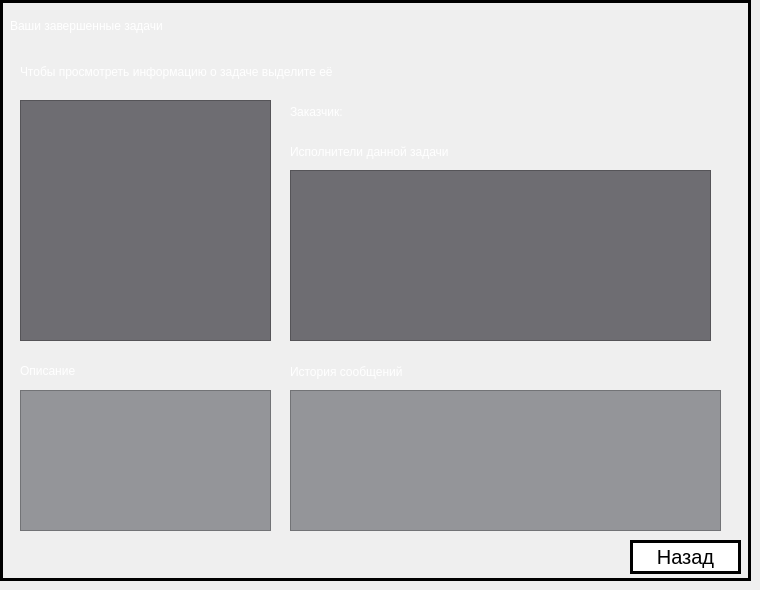
    <widget class="QWidget" name="page_8">
     <widget class="QLabel" name="label_26">
      <property name="geometry">
       <rect>
        <x>0</x>
        <y>0</y>
        <width>751</width>
        <height>581</height>
       </rect>
      </property>
      <property name="styleSheet">
       <string notr="true">background-image: url(:/img/backgroundPhotoSolarSystem_withoutSun.png);
	border: 3px solid rgb(0, 0, 0);</string>
      </property>
      <property name="text">
       <string/>
      </property>
     </widget>
     <widget class="QPlainTextEdit" name="plainTextEdit_taskDescription_onCompletedTasks">
      <property name="geometry">
       <rect>
        <x>20</x>
        <y>390</y>
        <width>251</width>
        <height>141</height>
       </rect>
      </property>
      <property name="styleSheet">
       <string notr="true">background-color: rgb(148, 149, 153);
font: 11pt &quot;Segoe UI Symbol&quot;;</string>
      </property>
     </widget>
     <widget class="QTableView" name="tableView_allCompletedTasks_onAllCompletedUserTasks">
      <property name="geometry">
       <rect>
        <x>20</x>
        <y>100</y>
        <width>251</width>
        <height>241</height>
       </rect>
      </property>
      <property name="styleSheet">
       <string notr="true">



QTableView
{


	font: 600 9pt &quot;Segoe UI Semibold&quot;;
	background-color: rgb(110, 109, 114);
	font-size:14px;
	outline:none;
}

QTableView::item:selected
{
	
	background-color: rgb(64, 64, 64);
   /* border: 5px solid #f6f7fa;*/
    border-color: rgb(64, 64, 64);
}




QHeaderView::section {
   border: 2px solid rgb(0, 0, 0);

	font: 600 9pt &quot;Segoe UI Semibold&quot;;
	background-color: rgb(95, 98, 103);
	font-size:14px;
	outline:none;
} 

QScrollBar:vertical {
     border: none;
     background: rgb(87, 87, 87);
	 width:6px;
	 

 }
 QScrollBar::handle:vertical {
	 border-radius: 5px;
     background: rgb(134, 134, 134);
     min-height: 25px;
 }
 QScrollBar::add-line:vertical {
     background-color:none
 }

 QScrollBar::sub-line:vertical {
      background-color:none
 }


 QScrollBar::add-page:vertical, QScrollBar::sub-page:vertical {
     background: none;
 }</string>
      </property>
     </widget>
     <widget class="QTableView" name="tableView_completedTaskChat_onAllCompletedUserTasks">
      <property name="geometry">
       <rect>
        <x>290</x>
        <y>390</y>
        <width>431</width>
        <height>141</height>
       </rect>
      </property>
      <property name="styleSheet">
       <string notr="true">



QTableView
{


	font: 600 9pt &quot;Segoe UI Semibold&quot;;
	background-color: rgb(148, 149, 153);
	font-size:14px;
	outline:none;
}

QTableView::item:selected
{
	
	background-color: rgb(64, 64, 64);
   /* border: 5px solid #f6f7fa;*/
    border-color: rgb(64, 64, 64);
}




QHeaderView::section {
   border: 2px solid rgb(0, 0, 0);

	font: 600 9pt &quot;Segoe UI Semibold&quot;;
	background-color: rgb(95, 98, 103);
	font-size:14px;
	outline:none;
} 

QScrollBar:vertical {
     border: none;
     background: rgb(87, 87, 87);
	 width:6px;
	 

 }
 QScrollBar::handle:vertical {
	 border-radius: 5px;
     background: rgb(134, 134, 134);
     min-height: 25px;
 }
 QScrollBar::add-line:vertical {
     background-color:none
 }

 QScrollBar::sub-line:vertical {
      background-color:none
 }


 QScrollBar::add-page:vertical, QScrollBar::sub-page:vertical {
     background: none;
 }</string>
      </property>
     </widget>
     <widget class="QLabel" name="label_30">
      <property name="geometry">
       <rect>
        <x>290</x>
        <y>360</y>
        <width>261</width>
        <height>24</height>
       </rect>
      </property>
      <property name="styleSheet">
       <string notr="true">QLabel
{
border: none;
background-color: none;
color:white;
font: 14pt &quot;Simple Bold Jut Out&quot;;

}</string>
      </property>
      <property name="text">
       <string>История сообщений</string>
      </property>
     </widget>
     <widget class="QLabel" name="label_27">
      <property name="geometry">
       <rect>
        <x>20</x>
        <y>60</y>
        <width>621</width>
        <height>24</height>
       </rect>
      </property>
      <property name="styleSheet">
       <string notr="true">QLabel
{
border: none;
background-color: none;
color:white;
font: 12pt &quot;Simple Bold Jut Out&quot;;

}</string>
      </property>
      <property name="text">
       <string>Чтобы просмотреть информацию о задаче выделите её</string>
      </property>
     </widget>
     <widget class="QLabel" name="label_31">
      <property name="geometry">
       <rect>
        <x>290</x>
        <y>100</y>
        <width>111</width>
        <height>24</height>
       </rect>
      </property>
      <property name="styleSheet">
       <string notr="true">QLabel
{
border: none;
background-color: none;
color:white;
font: 12pt &quot;Simple Bold Jut Out&quot;;
}</string>
      </property>
      <property name="text">
       <string>Заказчик:</string>
      </property>
     </widget>
     <widget class="QLabel" name="label_28">
      <property name="geometry">
       <rect>
        <x>10</x>
        <y>0</y>
        <width>741</width>
        <height>51</height>
       </rect>
      </property>
      <property name="styleSheet">
       <string notr="true">QLabel
{
border: none;
background-color: none;
color:white;
font: 20pt &quot;Simple Bold Jut Out&quot;;
qproperty-alignment: AlignCenter;
}</string>
      </property>
      <property name="text">
       <string>Ваши завершенные задачи</string>
      </property>
     </widget>
     <widget class="QLabel" name="label_32">
      <property name="geometry">
       <rect>
        <x>20</x>
        <y>350</y>
        <width>131</width>
        <height>41</height>
       </rect>
      </property>
      <property name="styleSheet">
       <string notr="true">QLabel
{
border: none;
background-color: none;
color:white;
font: 14pt &quot;Simple Bold Jut Out&quot;;

}</string>
      </property>
      <property name="text">
       <string>Описание</string>
      </property>
     </widget>
     <widget class="QPushButton" name="pushButton_backToMain_onCompletedTasks">
      <property name="geometry">
       <rect>
        <x>630</x>
        <y>540</y>
        <width>111</width>
        <height>34</height>
       </rect>
      </property>
      <property name="styleSheet">
       <string notr="true">QPushButton{
	font-size: 20px;
	border:3px solid black;
	background-color: white;
}

QPushButton:hover
{
	background-color: rgb(222, 222, 222)
}

QPushButton:pressed
{
	background-color:rgb(151, 151, 151);
}</string>
      </property>
      <property name="text">
       <string>Назад</string>
      </property>
     </widget>
     <widget class="QLabel" name="label_29">
      <property name="geometry">
       <rect>
        <x>290</x>
        <y>140</y>
        <width>311</width>
        <height>24</height>
       </rect>
      </property>
      <property name="styleSheet">
       <string notr="true">QLabel
{
border: none;
background-color: none;
color:white;
font: 12pt &quot;Simple Bold Jut Out&quot;;

}</string>
      </property>
      <property name="text">
       <string>Исполнители данной задачи</string>
      </property>
     </widget>
     <widget class="QTableView" name="tableView_completedTaskPerformers_onAllCompletedUserTasks">
      <property name="geometry">
       <rect>
        <x>290</x>
        <y>170</y>
        <width>421</width>
        <height>171</height>
       </rect>
      </property>
      <property name="styleSheet">
       <string notr="true">



QTableView
{


	font: 600 9pt &quot;Segoe UI Semibold&quot;;
	background-color: rgb(110, 109, 114);
	font-size:14px;
	outline:none;
}

QTableView::item:selected
{
	
	background-color: rgb(64, 64, 64);
   /* border: 5px solid #f6f7fa;*/
    border-color: rgb(64, 64, 64);
}




QHeaderView::section {
   border: 2px solid rgb(0, 0, 0);

	font: 600 9pt &quot;Segoe UI Semibold&quot;;
	background-color: rgb(95, 98, 103);
	font-size:14px;
	outline:none;
} 

QScrollBar:vertical {
     border: none;
     background: rgb(87, 87, 87);
	 width:6px;
	 

 }
 QScrollBar::handle:vertical {
	 border-radius: 5px;
     background: rgb(134, 134, 134);
     min-height: 25px;
 }
 QScrollBar::add-line:vertical {
     background-color:none
 }

 QScrollBar::sub-line:vertical {
      background-color:none
 }


 QScrollBar::add-page:vertical, QScrollBar::sub-page:vertical {
     background: none;
 }</string>
      </property>
     </widget>
     <widget class="QLabel" name="label_bossName_onCompletedUserTasks">
      <property name="geometry">
       <rect>
        <x>410</x>
        <y>100</y>
        <width>191</width>
        <height>24</height>
       </rect>
      </property>
      <property name="styleSheet">
       <string notr="true">QLabel
{
border: none;
background-color: none;
color:white;
font: 12pt &quot;Simple Bold Jut Out&quot;;
}</string>
      </property>
      <property name="text">
       <string/>
      </property>
     </widget>
    </widget>
